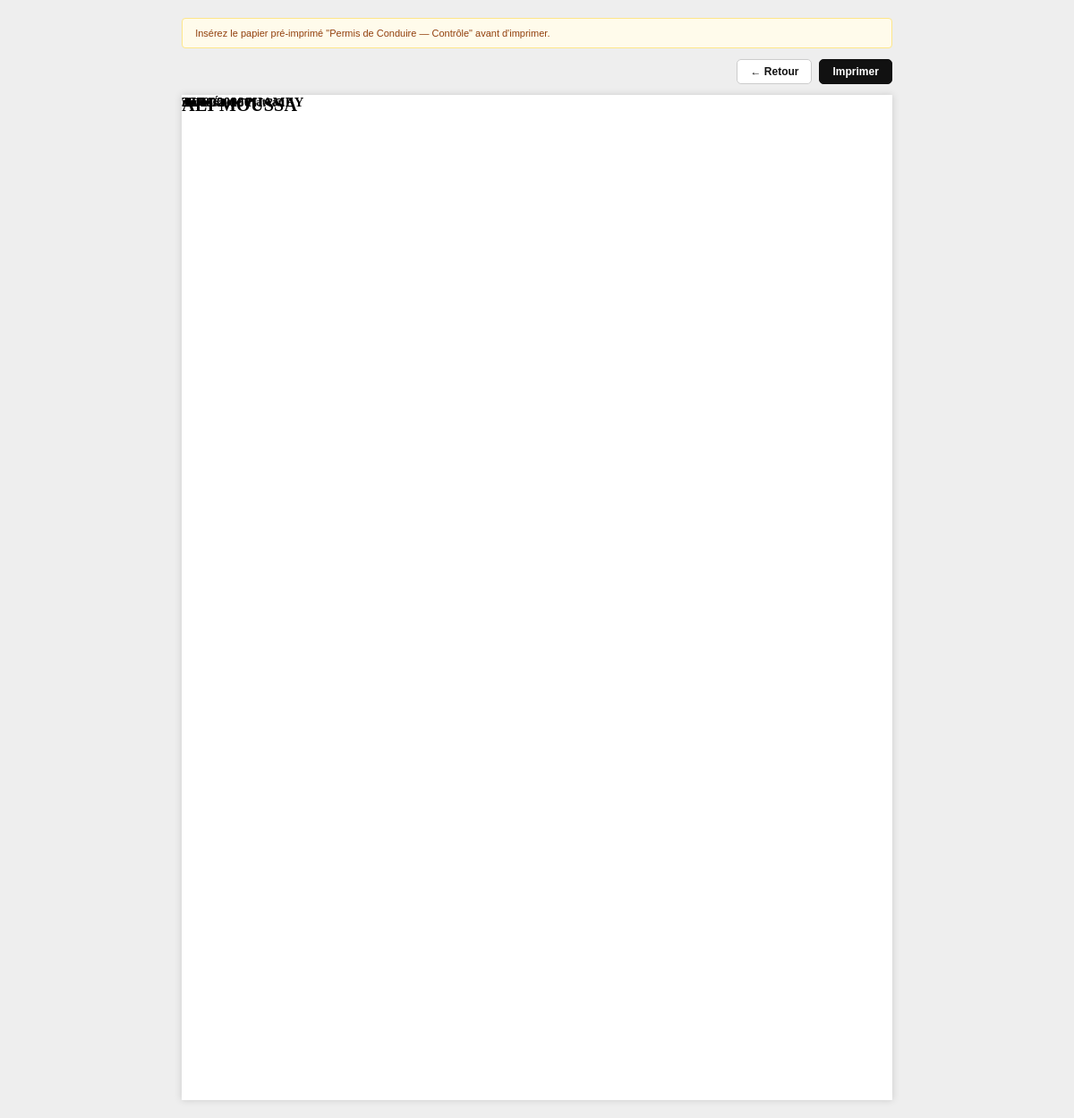
The app's page /candidats/1/fiche-controle/ (signed in) with its own data.
### core/models.py (models this page shows, shortened)
class ParametreImpression(models.Model):
    TYPE_FICHE_CHOICES = [
        ('fiche_controle', 'Fiche contrôle candidat'),
        ('fiche_examen_code', "Fiche d'examen code"),
        ('fiche_examen_conduite', "Fiche d'examen conduite"),
        ('attestation', 'Attestation provisoire'),
    ]
    type_fiche = models.CharField(max_length=30, choices=TYPE_FICHE_CHOICES)
    champ = models.CharField(max_length=50)          # ex: 'nom', 'prenom', 'qr_code'
    label = models.CharField(max_length=100, blank=True)  # libellé humain affiché dans l'éditeur
    x_mm = models.FloatField(default=20)              # position horizontale en mm
    y_mm = models.FloatField(default=20)              # position verticale en mm
    taille_police = models.IntegerField(default=12)
    largeur_mm = models.FloatField(default=60, blank=True, null=True)  # utile pour le QR code
    visible = models.BooleanField(default=True)
    date_modification = models.DateTimeField(auto_now=True)
    class Meta:
        verbose_name = "Position de champ imprimé"
        verbose_name_plural = "Positions des champs imprimés"
        unique_together = [('type_fiche', 'champ')]
        ordering = ['type_fiche', 'y_mm', 'x_mm']

### core/views.py (the view)
# urls.py: path('candidats/<int:pk>/fiche-controle/', views.imprimer_fiche_controle, name='imprimer_fiche_controle'),
@login_required
def imprimer_fiche_controle(request, pk):
    candidat = get_object_or_404(Candidat, pk=pk)
    positions = ParametreImpression.objects.filter(type_fiche='fiche_controle', visible=True)
    valeurs = _valeurs_fiche_controle(candidat)
    return render(request, 'core/impressions/fiche_controle.html', {
        'candidat': candidat,
        'positions': positions,
        'valeurs': valeurs,
        'aujourd_hui': date.today(),
    })

### core/templatetags/core_extras.py (called while the page is built)
@register.filter
def get_item(dictionary, key):
    if dictionary is None:
        return None
    return dictionary.get(key)

### core/views.py (called while the page is built)
def _valeurs_fiche_controle(candidat):
    return {
        'numero_permis': candidat.numero_permis or candidat.numero_dossier,
        'nom_complet': f"{candidat.nom.upper()} {candidat.prenom.upper()}",
        'nom': candidat.nom.upper(),
        'prenom': candidat.prenom,
        'date_lieu_naissance': f"{candidat.date_naissance.strftime('%d/%m/%Y')}  {candidat.lieu_naissance.upper()}",
        'auto_ecole': candidat.auto_ecole.nom,
    }

### templates/core/impressions/fiche_controle.html (shortened to what this page needs)
{% load core_extras %}
<!DOCTYPE html>
<html lang="fr">
<head>
</head>
<body>
  <div class="info">Insérez le papier pré-imprimé "Permis de Conduire — Contrôle" avant d'imprimer.</div>
  <div class="toolbar">
    <a href="javascript:history.back()">← Retour</a>
    <button class="btn-print" onclick="window.print()">Imprimer</button>
  </div>
  <div class="page">
    {% for p in positions %}
      <div class="champ" style="left: {{ p.x_mm }}mm; top: {{ p.y_mm }}mm; font-size: {{ p.taille_police }}pt;">
        {{ valeurs|get_item:p.champ }}
      </div>
    {% endfor %}
  </div>
</body>
</html>

### templates/core/impressions/fiche_controle.html (style rules this page uses)
* { box-sizing: border-box; margin: 0; padding: 0; }
body { font-family: 'Times New Roman', Times, serif; background: #eee; padding: 20px; }
.toolbar { max-width: 210mm; margin: 0 auto 12px; display: flex; justify-content: flex-end; gap: 8px; }
.toolbar button, .toolbar a { font-family: Arial, sans-serif; font-size: 12px; font-weight: 600; padding: 6px 14px; border-radius: 5px; border: 1px solid #ccc; background: #fff; cursor: pointer; text-decoration: none; color: #111; }
.toolbar .btn-print { background: #111; color: #fff; border-color: #111; }
.page { width: 210mm; min-height: 297mm; margin: 0 auto; background: white; position: relative; box-shadow: 0 0 8px rgba(0,0,0,.15); }
.champ { position: absolute; font-weight: 700; white-space: nowrap; letter-spacing: 0.3px; }
.info { max-width: 210mm; margin: 0 auto 12px; background: #fffbeb; border: 1px solid #fde68a; padding: 10px 14px; font-size: 11px; color: #92400e; border-radius: 4px; font-family: Arial, sans-serif; }

### records on screen
ParametreImpression: champ "TI70000900"
ParametreImpression: champ "ALI"
ParametreImpression: champ "moussa"
ParametreImpression: champ "ALI MOUSSA"
ParametreImpression: champ "Auto-École Plateau"
ParametreImpression: champ "30/06/2026 NIAMEY"
